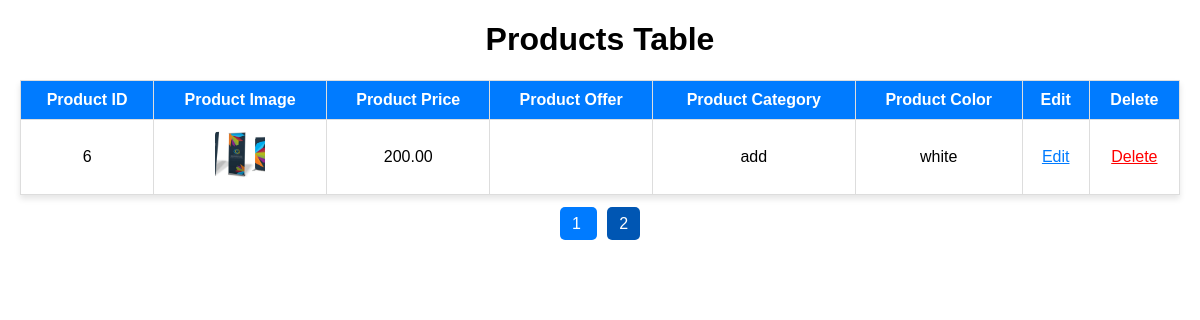
/Admin/products.php?page=2, run on the app's committed database.
### tables this page shows
CREATE TABLE IF NOT EXISTS `products` (
  `product_id` int NOT NULL AUTO_INCREMENT,
  `product_name` varchar(100) NOT NULL,
  `product_category` varchar(100) NOT NULL,
  `product_description` varchar(500) NOT NULL,
  `product_image` varchar(255) NOT NULL,
  `product_image2` varchar(255) NOT NULL,
  `product_image3` varchar(255) NOT NULL,
  `product_image4` varchar(255) NOT NULL,
  `product_price` decimal(20,2) NOT NULL,
  `product_special_offer` tinyint NOT NULL,
  `product_color` varchar(100) NOT NULL,
  PRIMARY KEY (`product_id`)
);

### Admin/products.php (the view, shortened to what this page needs)
<?php
include('../server/connection.php');
$limit = 5;
$page = isset($_GET['page']) ? (int)$_GET['page'] : 1;
$start = ($page - 1) * $limit;
$query = "SELECT * FROM products LIMIT $start, $limit";
$result = $connect->query($query);
$total_query = "SELECT COUNT(*) AS total FROM products";
$total_result = $connect->query($total_query);
$total_row = $total_result->fetch_assoc();
$total_records = $total_row['total'];
$total_pages = ceil($total_records / $limit);
?>
<!DOCTYPE html>
<html lang="en">
<head>
</head>
<body>
    <h1 style="text-align: center;">Products Table</h1>
    <table>
        <thead>
            <tr>
                <th>Product ID</th>
                <th>Product Image</th>
                <th>Product Price</th>
                <th>Product Offer</th>
                <th>Product Category</th>
                <th>Product Color</th>
                <th>Edit</th>
                <th>Delete</th>
            </tr>
        </thead>
        <tbody>
            <?php while ($row = $result->fetch_assoc()): ?>
            <tr>
                <td><?php echo $row['product_id']; ?></td>
                <td><img src="<?php echo $row['product_image']; ?>" alt="Product Image"></td>
                <td><?php echo $row['product_price']; ?></td>
                <td><?php echo $row['product_offer']; ?></td>
                <td><?php echo $row['product_category']; ?></td>
                <td><?php echo $row['product_color']; ?></td>
                <td><a href="edit_product.php?id=<?php echo $row['product_id']; ?>" style="color: #007BFF;">Edit</a></td>
                <td><a href="delete_product.php?id=<?php echo $row['product_id']; ?>" style="color: red;">Delete</a></td>
            </tr>
            <?php endwhile; ?>
        </tbody>
    </table>
    <div class="pagination">
        <?php for ($i = 1; $i <= $total_pages; $i++): ?>
            <a href="?page=<?php echo $i; ?>" class="<?php echo ($i == $page) ? 'active' : ''; ?>">
                <?php echo $i; ?>
            </a>
        <?php endfor; ?>
    </div>
</body>
</html>

### Admin/products.php (style rules this page uses)
body { font-family: Arial, sans-serif; margin: 20px; }
table { width: 100%; border-collapse: collapse; margin: 20px 0; box-shadow: 0 4px 6px rgba(0,0,0,0.1); }
table thead { background: #007BFF; color: white; }
table th, table td { padding: 10px; border: 1px solid #ddd; text-align: center; }
table img { width: 50px; height: 50px; object-fit: cover; border-radius: 5px; }
.pagination { text-align: center; margin: 20px 0; }
.pagination a { text-decoration: none; padding: 8px 12px; margin: 0 5px; background: #007BFF; color: white; border-radius: 5px; transition: background 0.3s ease; }
.pagination a.active { background: #0056b3; pointer-events: none; }

### data on the page
products: product_id "6", product_image (picture), product_price "200.00", product_category "add", product_color "white"
